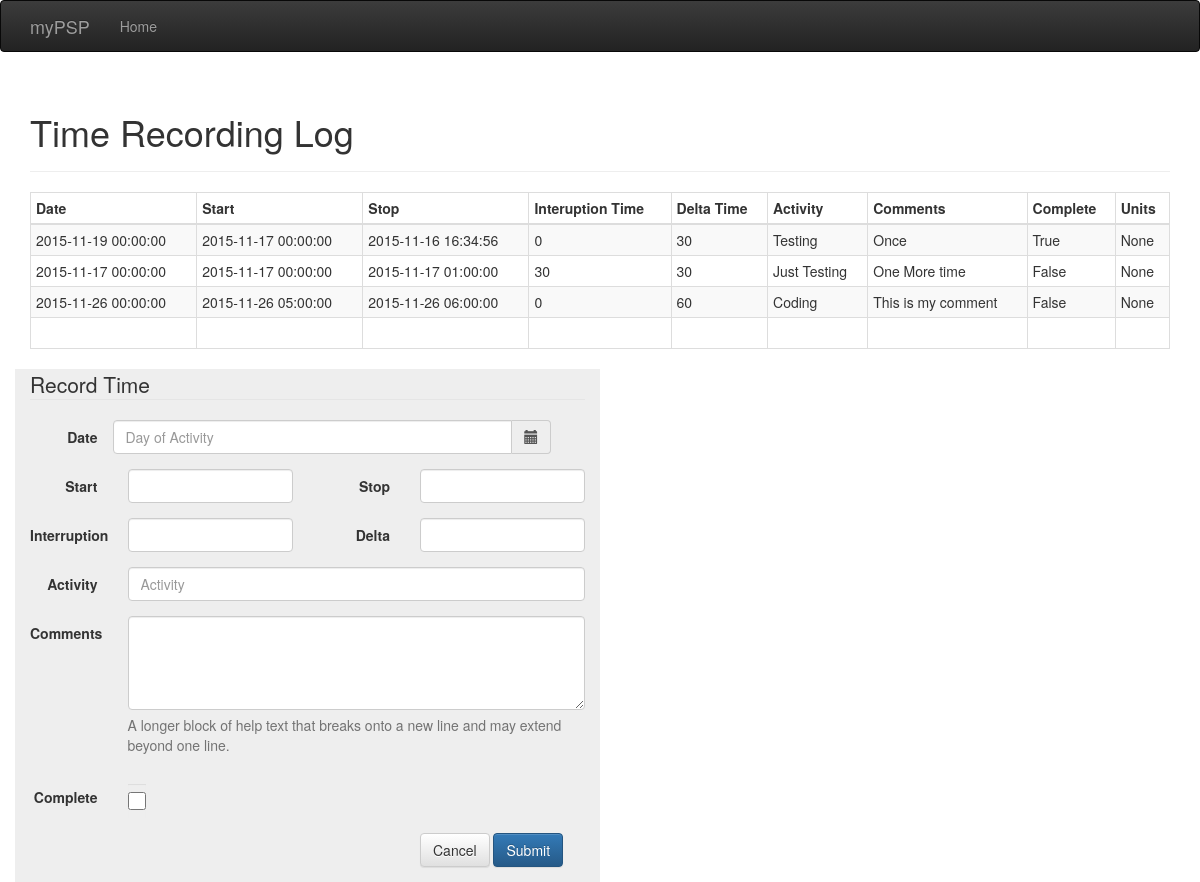
The page / on the database its author committed.
### __init__.py (models this page shows, shortened)
class TimeRecord(db.Model):
    __tablename__ = 'records'
    id = db.Column(db.Integer, primary_key=True)
    record_date = db.Column(db.DateTime)
    start_date = db.Column(db.DateTime)
    end_date = db.Column(db.DateTime)
    interruption = db.Column(db.Integer)  # in minutes
    delta_time = db.Column(db.Integer)  # in minutes
    activity = db.Column(db.String(128))
    comments = db.Column(db.String(256))
    complete = db.Column(db.Boolean, default=False)
    units = db.Column(db.Integer)

### __init__.py (the view, shortened to what this page needs)
@app.route("/", methods=['GET', 'POST'])
def index():
    records = TimeRecord.query.all()
    form = RecordTimeForm()
    print form.errors
    return render_template('index.html', form=form, records=records)

### __init__.py
class RecordTimeForm(Form):
    input_date = DateField(u'Date', validators=[Required()])
    input_start = DateTimeField(u'Start', validators=[Required()])
    input_stop = DateTimeField(u'Stop')
    interruption = StringField(u'Interruption')
    delta = StringField(u'Delta')
    activity = StringField(u'Activity')
    comments = TextAreaField(u'Comments')
    complete = BooleanField(u'Complete')
    submit = SubmitField('Submit')

### templates/index.html (shortened to what this page needs)
{% extends "base.html" %}
{% block head %}
    <link href="{{ url_for('static', filename='css/bootstrap-datetimepicker.css') }}" rel="stylesheet">
{% endblock %}
{% block page_content %}
    <div class="page-header">
        <h1>Time Recording Log</h1>
    </div>
    <table class="table table-condensed table-striped table-bordered">
        <thead>
        <th>Date</th>
        <th>Start</th>
        <th>Stop</th>
        <th>Interuption Time</th>
        <th>Delta Time</th>
        <th>Activity</th>
        <th>Comments</th>
        <th>Complete</th>
        <th>Units</th>
        </thead>
        <tbody>
        {% for record in records %}
            <tr>
                <td>{{ record.record_date }}</td>
                <td>{{ record.start_date }}</td>
                <td>{{ record.end_date }}</td>
                <td>{{ record.interruption }}</td>
                <td>{{ record.delta_time }}</td>
                <td>{{ record.activity }}</td>
                <td>{{ record.comments }}</td>
                <td>{{ record.complete }}</td>
                <td>{{ record.units }}</td>
            </tr>
        {% endfor %}
        <tr>
            <td>&nbsp;</td>
            <td></td>
            <td></td>
            <td></td>
            <td></td>
            <td></td>
            <td></td>
            <td></td>
            <td></td>
        </tr>
        </tbody>
    </table>
    <div class="row">
        <form class="col-md-6 form-horizontal time-recording-form" method="post">
            <fieldset>
                <legend>Record Time</legend>
                <div class="form-group">
                    <label for="input_date" class="col-lg-2 control-label">Date</label>
                    <div id="dateDatePicker" class="input-group date col-lg-9">
                        {{ form.input_date(id='input_date', class='form-control', placeholder='Day of Activity') }}
                        <span class="input-group-addon">
                          <span class="glyphicon glyphicon-calendar"></span>
                        </span>
                    </div>
                </div>
                <div class="form-group">
                    <label for="input_start" class="col-lg-2 control-label">Start</label>
                    <div class="col-lg-4">
                        {{ form.input_start(id='input_start', class='form-control', placeholder='') }}
                    </div>
                    <label for="input_stop" class="col-lg-2 control-label">Stop</label>
                    <div class="col-lg-4">
                        {{ form.input_stop(id='input_stop', class='form-control', placeholder='') }}
                    </div>
                </div>
                <div class="form-group">
                    <label for="interruption" class="col-lg-2 control-label">Interruption</label>
                    <div class="col-lg-4">
                        {{ form.interruption(id='interruption', class='form-control', placeholder='') }}
                    </div>
                    <label for="delta" class="col-lg-2 control-label">Delta</label>
                    <div class="col-lg-4">
                        {{ form.delta(id='delta', class='form-control', placeholder='') }}
                    </div>
                </div>
                <div class="form-group">
                    <label for="activity" class="col-lg-2 control-label">Activity</label>
                    <div class="col-lg-10">
                        {{ form.activity(id='activity', class='form-control', placeholder='Activity') }}
                    </div>
                </div>
                <div class="form-group">
                    <label for="comments" class="col-lg-2 control-label">Comments</label>
                    <div class="col-lg-10">
                        {{ form.comments(id='comments', class='form-control', rows='4')}}
                        <span class="help-block">A longer block of help text that breaks onto a new line and may extend beyond one line.</span>
                    </div>
                </div>
                <div class="form-group">
                    <label class="col-lg-2 control-label">Complete</label>
                    <div class="col-lg-1">
                        {{ form.complete(id='complete', class='form-control') }}
                    </div>
                </div>
                <div class="form-group">
                    <div class="col-lg-4 col-lg-offset-8">
                        <button type="reset" class="btn btn-default">Cancel</button>
                        <button type="submit" class="btn btn-primary">Submit</button>
                    </div>
                </div>
            </fieldset>
        </form>
    </div>
{% endblock %}

### templates/base.html (shortened to what this page needs)
<!DOCTYPE html>
<html lang="en">
  <head>
    <link href="{{ url_for('static', filename='css/bootstrap.css') }}" rel="stylesheet">
    <link href="{{ url_for('static', filename='css/bootstrap-theme.css') }}" rel="stylesheet">
    <link href="{{ url_for('static', filename='css/main.css') }}" rel="stylesheet">
    {% block head %}{% endblock %}
  </head>
  <body>
{% block navbar %}
<div class="navbar navbar-inverse" role="navigation">
    <div class="container">
        <div class="navbar-header">
            <a class="navbar-brand" href="/">myPSP</a>
        </div>
        <div class="navbar-collapse collapse">
            <ul class="nav navbar-nav">
                <li><a href="/">Home</a></li>
            </ul>
        </div>
    </div>
</div>
{% endblock %}
{% block content %}
<div class="container">
    {% block page_content %}{% endblock %}
</div>
{% endblock %}
  </body>
</html>

### static/css/main.css (style rules this page uses)
.time-recording-form { background-color: #eee; }

### rows shown on the page
TimeRecord: record_date "2015-11-19 00:00:00", start_date "2015-11-17 00:00:00", end_date "2015-11-16 16:34:56", interruption "0", delta_time "30", activity "Testing", comments "Once", complete "True", units "None"
TimeRecord: record_date "2015-11-17 00:00:00", start_date "2015-11-17 00:00:00", end_date "2015-11-17 01:00:00", interruption "30", delta_time "30", activity "Just Testing", comments "One More time", complete "False", units "None"
TimeRecord: record_date "2015-11-26 00:00:00", start_date "2015-11-26 05:00:00", end_date "2015-11-26 06:00:00", interruption "0", delta_time "60", activity "Coding", comments "This is my comment", complete "False", units "None"
